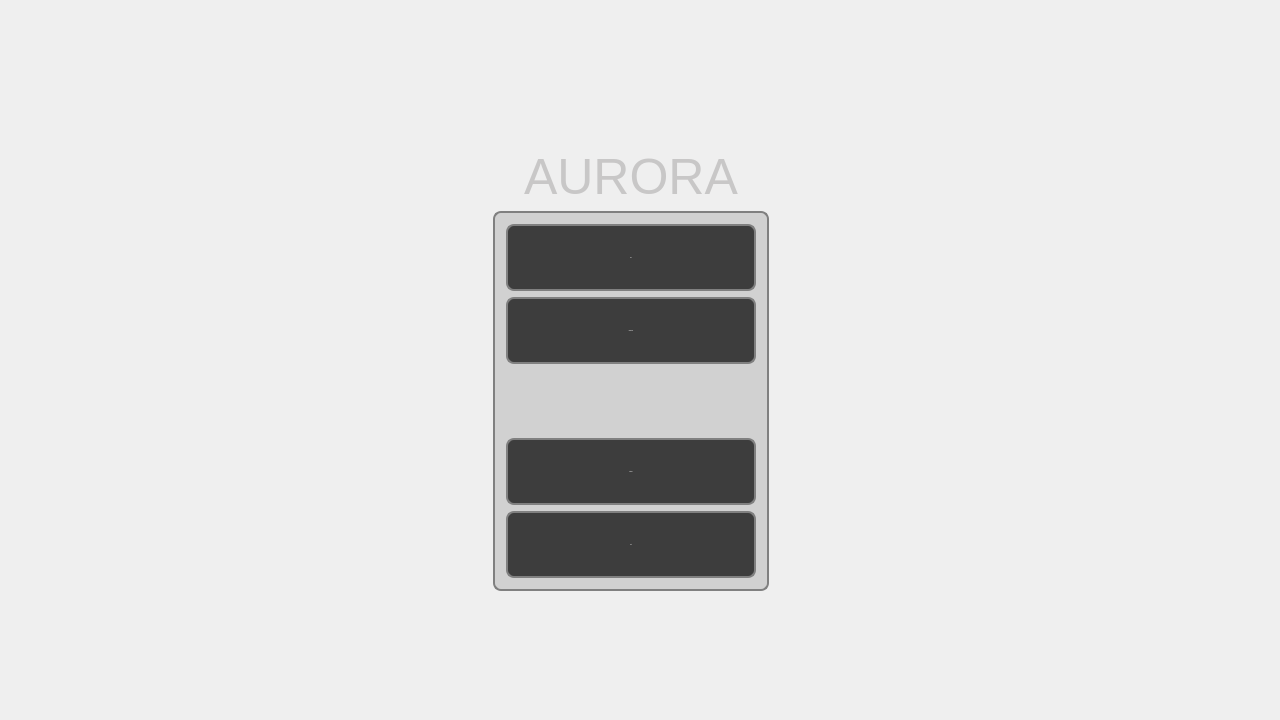
<?xml version="1.0" encoding="UTF-8"?>
<ui version="4.0">
 <class>MainWindow</class>
 <widget class="QMainWindow" name="MainWindow">
  <property name="geometry">
   <rect>
    <x>0</x>
    <y>0</y>
    <width>1280</width>
    <height>720</height>
   </rect>
  </property>
  <property name="minimumSize">
   <size>
    <width>320</width>
    <height>180</height>
   </size>
  </property>
  <property name="windowTitle">
   <string>Aurora</string>
  </property>
  <property name="styleSheet">
   <string notr="true"/>
  </property>
  <widget class="QWidget" name="centralWidget">
   <property name="palette">
    <palette>
     <active>
      <colorrole role="WindowText">
       <brush brushstyle="SolidPattern">
        <color alpha="255">
         <red>0</red>
         <green>0</green>
         <blue>0</blue>
        </color>
       </brush>
      </colorrole>
      <colorrole role="Button">
       <brush brushstyle="SolidPattern">
        <color alpha="0">
         <red>240</red>
         <green>240</green>
         <blue>240</blue>
        </color>
       </brush>
      </colorrole>
      <colorrole role="Light">
       <brush brushstyle="SolidPattern">
        <color alpha="0">
         <red>255</red>
         <green>255</green>
         <blue>255</blue>
        </color>
       </brush>
      </colorrole>
      <colorrole role="Midlight">
       <brush brushstyle="SolidPattern">
        <color alpha="0">
         <red>247</red>
         <green>247</green>
         <blue>247</blue>
        </color>
       </brush>
      </colorrole>
      <colorrole role="Dark">
       <brush brushstyle="SolidPattern">
        <color alpha="0">
         <red>120</red>
         <green>120</green>
         <blue>120</blue>
        </color>
       </brush>
      </colorrole>
      <colorrole role="Mid">
       <brush brushstyle="SolidPattern">
        <color alpha="0">
         <red>160</red>
         <green>160</green>
         <blue>160</blue>
        </color>
       </brush>
      </colorrole>
      <colorrole role="Text">
       <brush brushstyle="SolidPattern">
        <color alpha="255">
         <red>0</red>
         <green>0</green>
         <blue>0</blue>
        </color>
       </brush>
      </colorrole>
      <colorrole role="BrightText">
       <brush brushstyle="SolidPattern">
        <color alpha="255">
         <red>255</red>
         <green>255</green>
         <blue>255</blue>
        </color>
       </brush>
      </colorrole>
      <colorrole role="ButtonText">
       <brush brushstyle="SolidPattern">
        <color alpha="255">
         <red>0</red>
         <green>0</green>
         <blue>0</blue>
        </color>
       </brush>
      </colorrole>
      <colorrole role="Base">
       <brush brushstyle="SolidPattern">
        <color alpha="255">
         <red>255</red>
         <green>255</green>
         <blue>255</blue>
        </color>
       </brush>
      </colorrole>
      <colorrole role="Window">
       <brush brushstyle="SolidPattern">
        <color alpha="0">
         <red>240</red>
         <green>240</green>
         <blue>240</blue>
        </color>
       </brush>
      </colorrole>
      <colorrole role="Shadow">
       <brush brushstyle="SolidPattern">
        <color alpha="255">
         <red>0</red>
         <green>0</green>
         <blue>0</blue>
        </color>
       </brush>
      </colorrole>
      <colorrole role="AlternateBase">
       <brush brushstyle="SolidPattern">
        <color alpha="127">
         <red>247</red>
         <green>247</green>
         <blue>247</blue>
        </color>
       </brush>
      </colorrole>
      <colorrole role="ToolTipBase">
       <brush brushstyle="SolidPattern">
        <color alpha="255">
         <red>255</red>
         <green>255</green>
         <blue>220</blue>
        </color>
       </brush>
      </colorrole>
      <colorrole role="ToolTipText">
       <brush brushstyle="SolidPattern">
        <color alpha="255">
         <red>0</red>
         <green>0</green>
         <blue>0</blue>
        </color>
       </brush>
      </colorrole>
     </active>
     <inactive>
      <colorrole role="WindowText">
       <brush brushstyle="SolidPattern">
        <color alpha="255">
         <red>0</red>
         <green>0</green>
         <blue>0</blue>
        </color>
       </brush>
      </colorrole>
      <colorrole role="Button">
       <brush brushstyle="SolidPattern">
        <color alpha="0">
         <red>240</red>
         <green>240</green>
         <blue>240</blue>
        </color>
       </brush>
      </colorrole>
      <colorrole role="Light">
       <brush brushstyle="SolidPattern">
        <color alpha="0">
         <red>255</red>
         <green>255</green>
         <blue>255</blue>
        </color>
       </brush>
      </colorrole>
      <colorrole role="Midlight">
       <brush brushstyle="SolidPattern">
        <color alpha="0">
         <red>247</red>
         <green>247</green>
         <blue>247</blue>
        </color>
       </brush>
      </colorrole>
      <colorrole role="Dark">
       <brush brushstyle="SolidPattern">
        <color alpha="0">
         <red>120</red>
         <green>120</green>
         <blue>120</blue>
        </color>
       </brush>
      </colorrole>
      <colorrole role="Mid">
       <brush brushstyle="SolidPattern">
        <color alpha="0">
         <red>160</red>
         <green>160</green>
         <blue>160</blue>
        </color>
       </brush>
      </colorrole>
      <colorrole role="Text">
       <brush brushstyle="SolidPattern">
        <color alpha="255">
         <red>0</red>
         <green>0</green>
         <blue>0</blue>
        </color>
       </brush>
      </colorrole>
      <colorrole role="BrightText">
       <brush brushstyle="SolidPattern">
        <color alpha="255">
         <red>255</red>
         <green>255</green>
         <blue>255</blue>
        </color>
       </brush>
      </colorrole>
      <colorrole role="ButtonText">
       <brush brushstyle="SolidPattern">
        <color alpha="255">
         <red>0</red>
         <green>0</green>
         <blue>0</blue>
        </color>
       </brush>
      </colorrole>
      <colorrole role="Base">
       <brush brushstyle="SolidPattern">
        <color alpha="255">
         <red>255</red>
         <green>255</green>
         <blue>255</blue>
        </color>
       </brush>
      </colorrole>
      <colorrole role="Window">
       <brush brushstyle="SolidPattern">
        <color alpha="0">
         <red>240</red>
         <green>240</green>
         <blue>240</blue>
        </color>
       </brush>
      </colorrole>
      <colorrole role="Shadow">
       <brush brushstyle="SolidPattern">
        <color alpha="255">
         <red>0</red>
         <green>0</green>
         <blue>0</blue>
        </color>
       </brush>
      </colorrole>
      <colorrole role="AlternateBase">
       <brush brushstyle="SolidPattern">
        <color alpha="127">
         <red>247</red>
         <green>247</green>
         <blue>247</blue>
        </color>
       </brush>
      </colorrole>
      <colorrole role="ToolTipBase">
       <brush brushstyle="SolidPattern">
        <color alpha="255">
         <red>255</red>
         <green>255</green>
         <blue>220</blue>
        </color>
       </brush>
      </colorrole>
      <colorrole role="ToolTipText">
       <brush brushstyle="SolidPattern">
        <color alpha="255">
         <red>0</red>
         <green>0</green>
         <blue>0</blue>
        </color>
       </brush>
      </colorrole>
     </inactive>
     <disabled>
      <colorrole role="WindowText">
       <brush brushstyle="SolidPattern">
        <color alpha="0">
         <red>120</red>
         <green>120</green>
         <blue>120</blue>
        </color>
       </brush>
      </colorrole>
      <colorrole role="Button">
       <brush brushstyle="SolidPattern">
        <color alpha="0">
         <red>240</red>
         <green>240</green>
         <blue>240</blue>
        </color>
       </brush>
      </colorrole>
      <colorrole role="Light">
       <brush brushstyle="SolidPattern">
        <color alpha="0">
         <red>255</red>
         <green>255</green>
         <blue>255</blue>
        </color>
       </brush>
      </colorrole>
      <colorrole role="Midlight">
       <brush brushstyle="SolidPattern">
        <color alpha="0">
         <red>247</red>
         <green>247</green>
         <blue>247</blue>
        </color>
       </brush>
      </colorrole>
      <colorrole role="Dark">
       <brush brushstyle="SolidPattern">
        <color alpha="0">
         <red>120</red>
         <green>120</green>
         <blue>120</blue>
        </color>
       </brush>
      </colorrole>
      <colorrole role="Mid">
       <brush brushstyle="SolidPattern">
        <color alpha="0">
         <red>160</red>
         <green>160</green>
         <blue>160</blue>
        </color>
       </brush>
      </colorrole>
      <colorrole role="Text">
       <brush brushstyle="SolidPattern">
        <color alpha="0">
         <red>120</red>
         <green>120</green>
         <blue>120</blue>
        </color>
       </brush>
      </colorrole>
      <colorrole role="BrightText">
       <brush brushstyle="SolidPattern">
        <color alpha="255">
         <red>255</red>
         <green>255</green>
         <blue>255</blue>
        </color>
       </brush>
      </colorrole>
      <colorrole role="ButtonText">
       <brush brushstyle="SolidPattern">
        <color alpha="0">
         <red>120</red>
         <green>120</green>
         <blue>120</blue>
        </color>
       </brush>
      </colorrole>
      <colorrole role="Base">
       <brush brushstyle="SolidPattern">
        <color alpha="0">
         <red>240</red>
         <green>240</green>
         <blue>240</blue>
        </color>
       </brush>
      </colorrole>
      <colorrole role="Window">
       <brush brushstyle="SolidPattern">
        <color alpha="0">
         <red>240</red>
         <green>240</green>
         <blue>240</blue>
        </color>
       </brush>
      </colorrole>
      <colorrole role="Shadow">
       <brush brushstyle="SolidPattern">
        <color alpha="255">
         <red>0</red>
         <green>0</green>
         <blue>0</blue>
        </color>
       </brush>
      </colorrole>
      <colorrole role="AlternateBase">
       <brush brushstyle="SolidPattern">
        <color alpha="0">
         <red>240</red>
         <green>240</green>
         <blue>240</blue>
        </color>
       </brush>
      </colorrole>
      <colorrole role="ToolTipBase">
       <brush brushstyle="SolidPattern">
        <color alpha="255">
         <red>255</red>
         <green>255</green>
         <blue>220</blue>
        </color>
       </brush>
      </colorrole>
      <colorrole role="ToolTipText">
       <brush brushstyle="SolidPattern">
        <color alpha="255">
         <red>0</red>
         <green>0</green>
         <blue>0</blue>
        </color>
       </brush>
      </colorrole>
     </disabled>
    </palette>
   </property>
   <layout class="QGridLayout" name="gridLayout_3">
    <item row="0" column="1">
     <spacer name="verticalSpacer_2">
      <property name="orientation">
       <enum>Qt::Vertical</enum>
      </property>
      <property name="sizeHint" stdset="0">
       <size>
        <width>20</width>
        <height>125</height>
       </size>
      </property>
     </spacer>
    </item>
    <item row="1" column="1" rowspan="2">
     <widget class="QFrame" name="frame_2">
      <property name="sizePolicy">
       <sizepolicy hsizetype="Preferred" vsizetype="Preferred">
        <horstretch>0</horstretch>
        <verstretch>0</verstretch>
       </sizepolicy>
      </property>
      <property name="maximumSize">
       <size>
        <width>300</width>
        <height>500</height>
       </size>
      </property>
      <property name="frameShape">
       <enum>QFrame::StyledPanel</enum>
      </property>
      <property name="frameShadow">
       <enum>QFrame::Raised</enum>
      </property>
      <layout class="QGridLayout" name="gridLayout_2">
       <item row="0" column="0">
        <spacer name="horizontalSpacer_3">
         <property name="orientation">
          <enum>Qt::Horizontal</enum>
         </property>
         <property name="sizeHint" stdset="0">
          <size>
           <width>20</width>
           <height>20</height>
          </size>
         </property>
        </spacer>
       </item>
       <item row="0" column="1">
        <widget class="QLabel" name="label">
         <property name="font">
          <font>
           <pointsize>-1</pointsize>
          </font>
         </property>
         <property name="cursor">
          <cursorShape>CrossCursor</cursorShape>
         </property>
         <property name="styleSheet">
          <string notr="true">QLabel {
color: rgb(200,199,199);
text-align: right;
font-size: 50px;
}</string>
         </property>
         <property name="text">
          <string>AURORA</string>
         </property>
        </widget>
       </item>
       <item row="0" column="2">
        <spacer name="horizontalSpacer_4">
         <property name="orientation">
          <enum>Qt::Horizontal</enum>
         </property>
         <property name="sizeHint" stdset="0">
          <size>
           <width>20</width>
           <height>20</height>
          </size>
         </property>
        </spacer>
       </item>
       <item row="1" column="0" colspan="3">
        <widget class="QFrame" name="frame">
         <property name="sizePolicy">
          <sizepolicy hsizetype="Expanding" vsizetype="Expanding">
           <horstretch>0</horstretch>
           <verstretch>0</verstretch>
          </sizepolicy>
         </property>
         <property name="minimumSize">
          <size>
           <width>260</width>
           <height>380</height>
          </size>
         </property>
         <property name="maximumSize">
          <size>
           <width>1000</width>
           <height>1000</height>
          </size>
         </property>
         <property name="styleSheet">
          <string notr="true">QObject{
border: 2px solid gray;
background:  rgb(0,0,0,180);
border-radius: 8px;
}

QFrame{
background-color: rgb(0,0,0,32);
}

QPushButton{
font: 32px &quot;Leelawadee UI&quot;;
text-align:center;
color: white;
}
QPushButton:hover{
border-color: Tomato;
}
QPushButton:pressed{
border-color: Black;
}</string>
         </property>
         <property name="frameShape">
          <enum>QFrame::StyledPanel</enum>
         </property>
         <property name="frameShadow">
          <enum>QFrame::Raised</enum>
         </property>
         <layout class="QGridLayout" name="gridLayout">
          <item row="1" column="0">
           <widget class="QPushButton" name="minigameButton">
            <property name="enabled">
             <bool>true</bool>
            </property>
            <property name="sizePolicy">
             <sizepolicy hsizetype="Minimum" vsizetype="Expanding">
              <horstretch>0</horstretch>
              <verstretch>0</verstretch>
             </sizepolicy>
            </property>
            <property name="font">
             <font>
              <family>Leelawadee UI</family>
              <pointsize>-1</pointsize>
              <weight>50</weight>
              <italic>false</italic>
              <bold>false</bold>
             </font>
            </property>
            <property name="focusPolicy">
             <enum>Qt::NoFocus</enum>
            </property>
            <property name="text">
             <string>Minigame</string>
            </property>
           </widget>
          </item>
          <item row="0" column="0">
           <widget class="QPushButton" name="newGameButton">
            <property name="enabled">
             <bool>true</bool>
            </property>
            <property name="sizePolicy">
             <sizepolicy hsizetype="Minimum" vsizetype="Expanding">
              <horstretch>0</horstretch>
              <verstretch>0</verstretch>
             </sizepolicy>
            </property>
            <property name="font">
             <font>
              <family>Leelawadee UI</family>
              <pointsize>-1</pointsize>
              <weight>50</weight>
              <italic>false</italic>
              <bold>false</bold>
             </font>
            </property>
            <property name="focusPolicy">
             <enum>Qt::NoFocus</enum>
            </property>
            <property name="text">
             <string>Play</string>
            </property>
           </widget>
          </item>
          <item row="4" column="0">
           <widget class="QPushButton" name="optionsButton">
            <property name="sizePolicy">
             <sizepolicy hsizetype="Minimum" vsizetype="Expanding">
              <horstretch>0</horstretch>
              <verstretch>0</verstretch>
             </sizepolicy>
            </property>
            <property name="font">
             <font>
              <family>Leelawadee UI</family>
              <pointsize>-1</pointsize>
              <weight>50</weight>
              <italic>false</italic>
              <bold>false</bold>
             </font>
            </property>
            <property name="focusPolicy">
             <enum>Qt::NoFocus</enum>
            </property>
            <property name="text">
             <string>Options</string>
            </property>
           </widget>
          </item>
          <item row="5" column="0">
           <widget class="QPushButton" name="exitButton">
            <property name="sizePolicy">
             <sizepolicy hsizetype="Minimum" vsizetype="Expanding">
              <horstretch>0</horstretch>
              <verstretch>0</verstretch>
             </sizepolicy>
            </property>
            <property name="font">
             <font>
              <family>Leelawadee UI</family>
              <pointsize>-1</pointsize>
              <weight>50</weight>
              <italic>false</italic>
              <bold>false</bold>
             </font>
            </property>
            <property name="focusPolicy">
             <enum>Qt::NoFocus</enum>
            </property>
            <property name="text">
             <string>Exit</string>
            </property>
           </widget>
          </item>
          <item row="2" column="0">
           <spacer name="verticalSpacer">
            <property name="orientation">
             <enum>Qt::Vertical</enum>
            </property>
            <property name="sizeHint" stdset="0">
             <size>
              <width>20</width>
              <height>40</height>
             </size>
            </property>
           </spacer>
          </item>
         </layout>
        </widget>
       </item>
      </layout>
     </widget>
    </item>
    <item row="1" column="2">
     <spacer name="horizontalSpacer_2">
      <property name="orientation">
       <enum>Qt::Horizontal</enum>
      </property>
      <property name="sizeHint" stdset="0">
       <size>
        <width>488</width>
        <height>20</height>
       </size>
      </property>
     </spacer>
    </item>
    <item row="2" column="0">
     <spacer name="horizontalSpacer">
      <property name="orientation">
       <enum>Qt::Horizontal</enum>
      </property>
      <property name="sizeHint" stdset="0">
       <size>
        <width>458</width>
        <height>20</height>
       </size>
      </property>
     </spacer>
    </item>
    <item row="3" column="1">
     <spacer name="verticalSpacer_3">
      <property name="orientation">
       <enum>Qt::Vertical</enum>
      </property>
      <property name="sizeHint" stdset="0">
       <size>
        <width>20</width>
        <height>86</height>
       </size>
      </property>
     </spacer>
    </item>
   </layout>
  </widget>
 </widget>
 <layoutdefault spacing="6" margin="11"/>
 <resources/>
 <connections/>
</ui>
